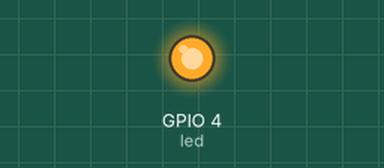
The program below on a simulated Raspberry Pi (BCM pin numbers). Shown: output pins drawn as LEDs (lit = HIGH). What the program prints to the terminal is not drawn. At 0.0 s the program stops and its outputs stay as they are.

Above: at 0.1 s.
Timing chart, 0 to 1.5 s (numbered marks = the images above):
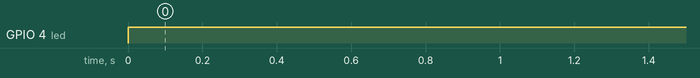

The program:

PTT_OFF.py
```python
import RPi.GPIO as GPIO
import time

# Get GPIO pins ready
GPIO.setmode(GPIO.BCM)
GPIO.setwarnings(False)

# Set pin 4 to output
led = 4
GPIO.setup(led, GPIO.OUT);

# Turn LED off
print("off")
GPIO.output(led, 1)
```

Measured:
- by itself, GPIO 4 (led): LOW → HIGH at 0.00 s
